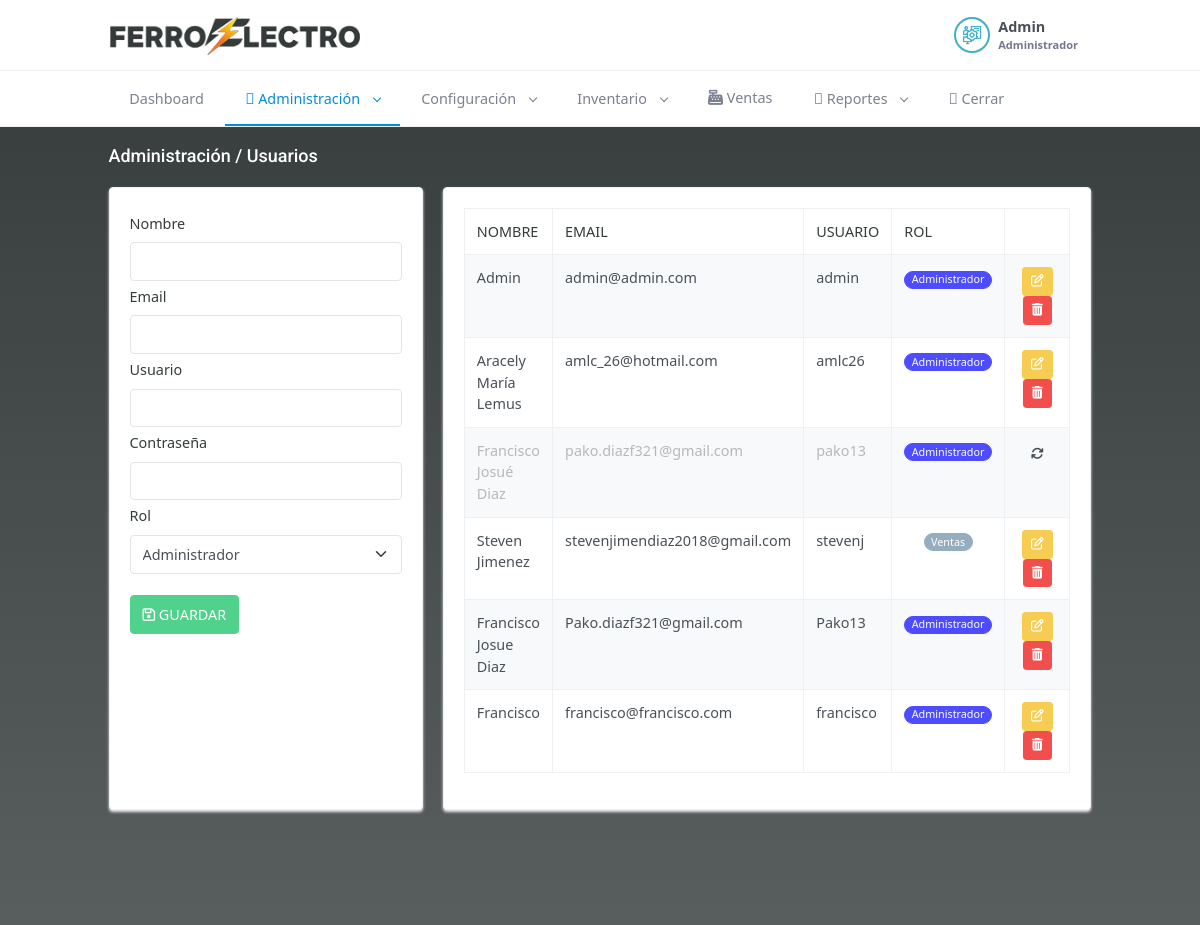
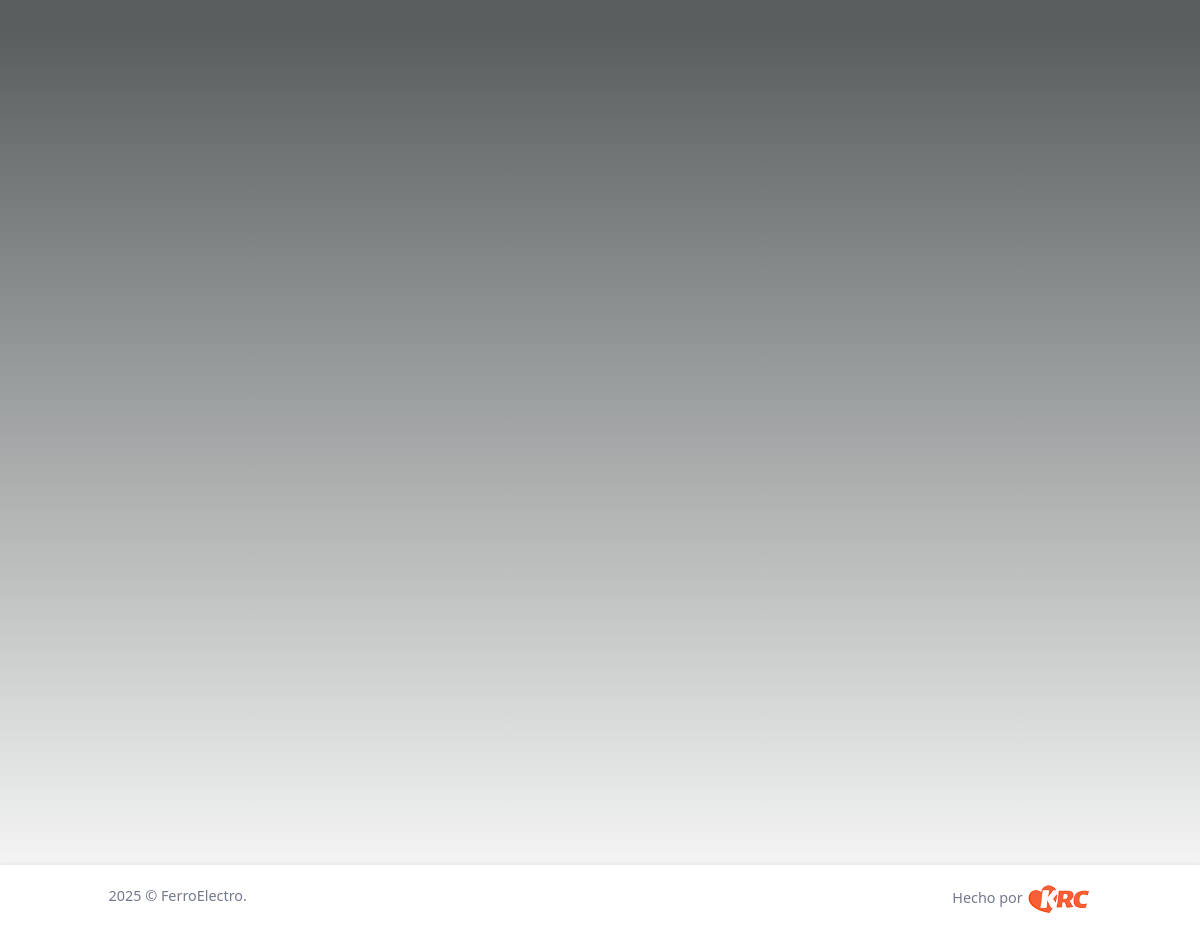
The app's page /index.php/administracion/usuarios (signed in) with its own data (2 pictures, top to bottom).
### tables this page shows
CREATE TABLE `usuarios` (
  `id` int(11) NOT NULL,
  `usuario` varchar(100) NOT NULL,
  `clave` varchar(70) NOT NULL,
  `nombre` varchar(200) NOT NULL,
  `email` varchar(200) NOT NULL,
  `rol` int(11) NOT NULL,
  `status` int(11) NOT NULL DEFAULT 1
);

CREATE TABLE `roles` (
  `id` int(11) NOT NULL,
  `rol` varchar(100) NOT NULL
);

### application/controllers/administracion/Usuarios.php (called while the page is built, shortened)
<?php
class Usuarios extends CI_Controller {
	public function index()
	{
        $d['title'] = 'Administración';
        $h['title'] =  $d['title'];
		$d['msg'] = '';
		$d['usuarios'] = $this->model->all_users_all_status();
		$d['roles'] = $this->model->all_roles();
        $this->load->view('header_view', $h);
		$this->load->view('administracion/usuarios_view', $d);
        $this->load->view('footer_view', $h);
	}
}

### index.php (called while the page is built, shortened)
<?php
require_once BASEPATH.'core/CodeIgniter.php';

### application/models/Model.php (called while the page is built, shortened)
<?php
class Model extends CI_Model
{
  public function all_users_all_status(){
    $str = 'usuarios.id idusuario, usuarios.usuario, usuarios.nombre, usuarios.email, usuarios.rol, usuarios.status, ';
    $str .= 'roles.id idrol, roles.rol';
    $q= $this
        ->db
        ->select($str)
	      ->from('usuarios')
        ->join('roles', 'roles.id = usuarios.rol')
        ->group_by('usuarios.id')
        ->get();
    if($q->num_rows() > 0) {
      return $q->result_array();
    }
    return array();
  }
  public function all_roles(){
    $q= $this
        ->db
        ->select('*')
	      ->from('roles')
        ->get();
    if($q->num_rows() > 0) {
      return $q->result_array();
    }
    return array();
  }
}

### application/views/administracion/usuarios_view.php (the view, shortened to what this page needs)
<div class="main-content">
    <div class="page-content">
        <div class="container-fluid">
            <div class="row">
                <div class="col-12">
                    <div class="page-title-box d-flex align-items-center justify-content-between">
                        <h4 class="mb-0"><?= $title . ' / Usuarios' ?></h4>
                    </div>
                </div>
            </div>
            <div class="row">
                <div class="col-xl-4">
                    <div class="card card-h-100">
                        <div class="card-body">
                            <form method="POST" class="form">
                                <div class="form-group">
                                    <label for="nombre">Nombre</label>
                                    <input type="text" class="form-control" name="nombre" required="true" autocomplete="off">
                                </div>
                                <div class="form-group">
                                    <label for="nombre">Email</label>
                                    <input type="email" class="form-control" name="email" required="true" autocomplete="off">
                                </div>
                                <div class="form-group">
                                    <label for="nombre">Usuario</label>
                                    <input type="text" class="form-control" name="usuario" required="true" autocomplete="off">
                                </div>
                                <div class="form-group">
                                    <label for="nombre">Contraseña</label>
                                    <input type="password" class="form-control" name="clave" required="true" autocomplete="off">
                                </div>
                                <div class="form-group">
                                    <label for="nombre">Rol</label>
                                    <select name="rol" class="form-select" id="rol">
                                        <?php
                                        foreach($roles as $r){
                                        ?>
                                        <option value="<?= $r['id'] ?>"><?= $r['rol'] ?></option>
                                        <?php
                                        }
                                        ?>
                                    </select>
                                </div>
                                <br>
                                <div class="form-group">
                                    <button class="btn btn-success" type="submit" name="guardar"><i class="fa fa-save"></i> GUARDAR</button>
                                </div>
                            </form>
                        </div>
                    </div>
                </div>
                <div class="col-xl-8">
                    <div class="card card-h-100">
                        <div class="card-body">
                            <div class="table-responsive">
                                <table class="table table-striped table-bordered table-condensed table-hovered" style="width:100%">
                                    <thead>
                                        <tr>
                                            <th>NOMBRE</th>
                                            <th>EMAIL</th>
                                            <th>USUARIO</th>
                                            <th>ROL</th>
                                            <th class="no-print"></th>
                                        </tr>
                                    </thead>
                                    <tbody>
                                        <?php
                                        foreach($usuarios as $u){
                                        ?>
                                        <tr <?= ($u['status'] == 0)?'style="color: #b8b8b8;"':'' ?>>
                                            <td><?= $u['nombre'] ?></td>
                                            <td><?= $u['email'] ?></td>
                                            <td><?= $u['usuario'] ?></td>
                                            <td class="no-print" style="text-align: center; width: 40px;">
                                            <?php
                                            if($u['idrol'] == 1){
                                                $badgerol = 'badge-outline-administrador';
                                            }elseif($u['idrol'] == 2){
                                                $badgerol = 'badge-outline-asesor';
                                            }elseif($u['idrol'] == 3){
                                                $badgerol = 'badge-outline-contador';
                                            }elseif($u['idrol'] == 4){
                                                $badgerol = 'badge-outline-bodega';
                                            }elseif($u['idrol'] == 5){
                                                $badgerol = 'badge-outline-supervisor';
                                            }
                                            ?>
                                                <span class="badge rounded-pill <?= $badgerol ?>"><?= $u['rol'] ?></span>
                                            </td>
                                            <?php
                                            if($u['status'] == 0){
                                            ?>
                                            <td class="no-print" style="text-align: center; width: 50px;">
                                                <a href="<?= base_url('administracion/usuarios/reactivar_usuario/' . $u['idusuario']) ?>" class="btn btn-sm btn-default"><i class="fa fa-refresh"></i></a>
                                            </td>
                                            <?php
                                            }else{
                                            ?>
                                            <td class="no-print" style="text-align: center; width: 110px; <?= ($u['usuario'] == 'ventas')?'display:none;':'' ?>">
                                                <a href="<?= base_url('administracion/usuarios/editar_usuario/' . $u['idusuario']) ?>" class="btn btn-sm btn-warning"><i class="fa fa-edit"></i></a>
                                                <a href="<?= base_url('administracion/usuarios/eliminar_usuario/' . $u['idusuario']) ?>" class="btn btn-sm btn-danger"><i class="fa fa-trash"></i></a>
                                            </td>
                                            <?php
                                            }
                                            ?>
                                        </tr>
                                        <?php
                                        }
                                        ?>
                                    </tbody>
                                </table>
                            </div>
                        </div>
                    </div>
                </div>
            </div>
        </div>
    </div>

### records on screen
usuarios: nombre "Admin", email "admin@admin.com", usuario "admin", roles.rol "Administrador"
usuarios: nombre "Aracely María Lemus", email "amlc_26@hotmail.com", usuario "amlc26", roles.rol "Administrador"
usuarios: nombre "Francisco Josué Diaz", email "pako.diazf321@gmail.com", usuario "pako13", roles.rol "Administrador"
usuarios: nombre "Steven Jimenez", email "stevenjimendiaz2018@gmail.com", usuario "stevenj", roles.rol "Ventas"
usuarios: nombre "Francisco Josue Diaz", email "Pako.diazf321@gmail.com", usuario "Pako13", roles.rol "Administrador"
usuarios: nombre "Francisco", email "francisco@francisco.com", usuario "francisco", roles.rol "Administrador"

### other values on screen
$_SESSION['nombre'] "Admin"
$_SESSION['rolname'] "Administrador"
$title "Administración"
form field rol "Administrador"
